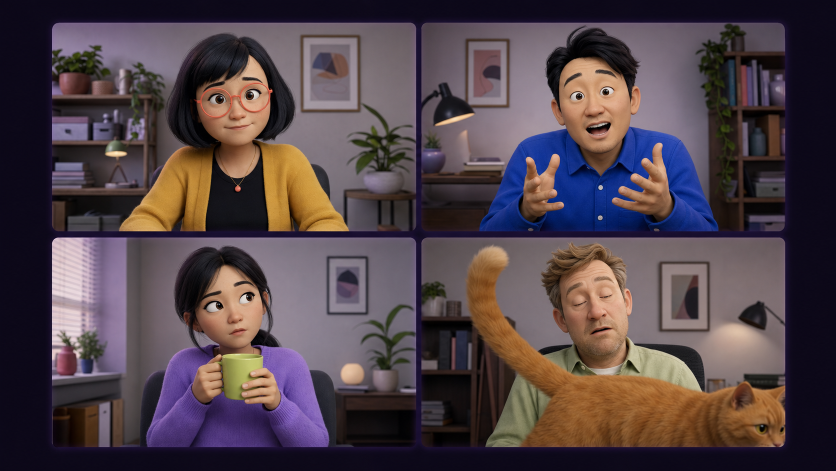
#> input picture assets/video/moodx-2min-16x9/scene-01.png, 1672 x 941 px (shown at 1/2 size); its folder holds 4 pictures in this run
$ python render_moodx_video_titles.py
#> lines starting #> are read from the running program, lines starting #| are printed output that depends on the picture
#!/usr/bin/env python3
"""Render portable scene-title overlays for the MoodX concept video."""

from pathlib import Path

from PIL import Image, ImageDraw, ImageFont


PROJECT_ROOT = Path(__file__).resolve().parents[1]
ASSET_DIR = PROJECT_ROOT / "assets" / "video" / "moodx-2min-16x9"
BUILD_DIR = PROJECT_ROOT / ".cache" / "moodx-video"
FONT_REGULAR = "/System/Library/Fonts/Supplemental/Arial.ttf"
FONT_BOLD = "/System/Library/Fonts/Supplemental/Arial Bold.ttf"

TITLES = (
    ("THE MEETING", "Monday, 9:00 AM"),
    ("THE CUE", "Facilitator controlled"),
    ("QUIET THINK", "45 seconds. One question."),
    ("THE CONTRIBUTION", "The risk nobody had heard"),
    ("THE PAYOFF", "Fun opens the door. Value follows."),
)


def render(index: int, title: str, subtitle: str) -> None:
#> called with index = 1, title = 'THE MEETING', subtitle = 'Monday, 9:00 AM'
    image = Image.open(ASSET_DIR / f"scene-{index:02}.png").convert("RGBA")
    image = image.resize((1920, 1080), Image.Resampling.LANCZOS)
#> image: PIL image 1920x1080 RGBA
    draw = ImageDraw.Draw(image, "RGBA")
    title_font = ImageFont.truetype(FONT_BOLD, 58)
    subtitle_font = ImageFont.truetype(FONT_REGULAR, 30)

    x, y = 72, 66
    title_box = draw.textbbox((0, 0), title, font=title_font)
#> title_box = (-1, 11, 398, 55)
    subtitle_box = draw.textbbox((0, 0), subtitle, font=subtitle_font)
#> subtitle_box = (0, 5, 261, 34)
    width = max(title_box[2], subtitle_box[2]) + 56
#> width = 454
    height = 132
    draw.rounded_rectangle(
        (x - 24, y - 18, x - 24 + width, y - 18 + height),
        radius=22,
        fill=(16, 12, 24, 205),
        outline=(198, 255, 92, 120),
        width=2,
    )
    draw.text((x, y), title, font=title_font, fill=(198, 255, 92, 255))
    draw.text((x, y + 67), subtitle, font=subtitle_font, fill=(247, 244, 255, 255))

    if index == 5:
        disclosure = "AI-generated concept imagery · Human review required"
        disclosure_font = ImageFont.truetype(FONT_REGULAR, 22)
        disclosure_box = draw.textbbox((0, 0), disclosure, font=disclosure_font)
        draw.rounded_rectangle(
            (1880 - disclosure_box[2] - 28, 1016, 1892, 1060),
            radius=12,
            fill=(16, 12, 24, 190),
        )
        draw.text(
            (1866 - disclosure_box[2], 1027),
            disclosure,
            font=disclosure_font,
            fill=(183, 174, 200, 255),
        )

    image.convert("RGB").save(BUILD_DIR / f"scene-title-{index:02}.jpg", quality=95)
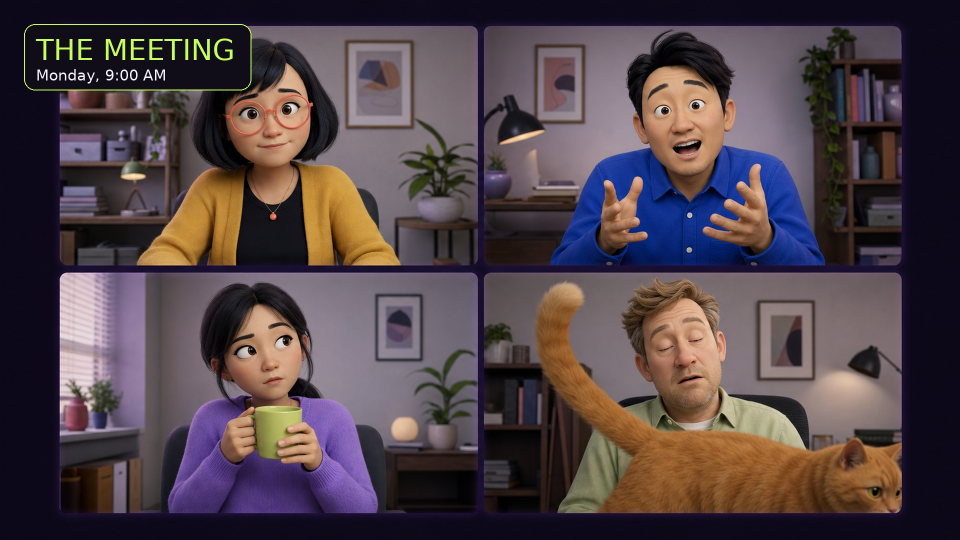
#> saved as scene-title-01.jpg: PIL image 1920x1080 RGB (shown at 1/2 size); mean R, G, B 80.1, 66.4, 71.6
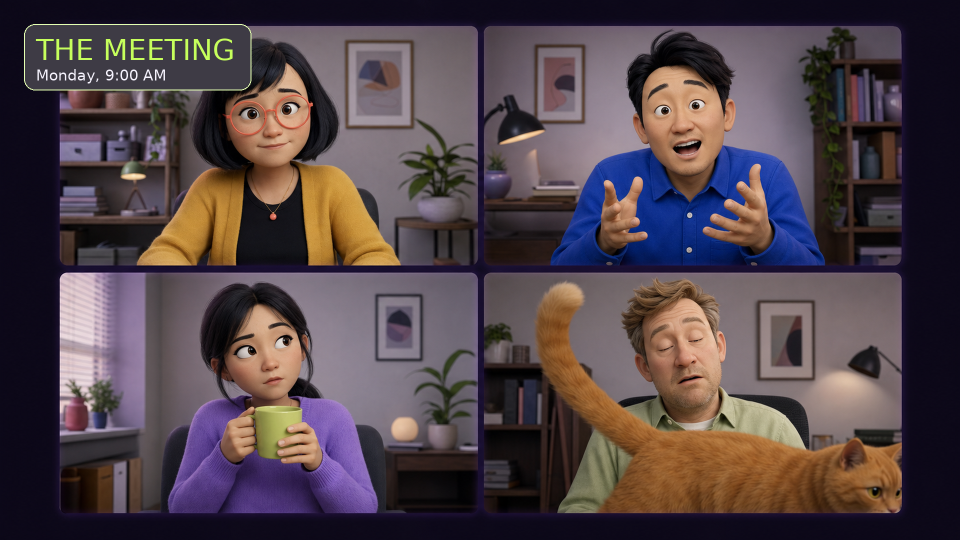
#> image: PIL image 1920x1080 RGBA (shown at 1/2 size); mean R, G, B, A 80.1, 66.4, 71.6, 253.6; transparent parts drawn white


def main() -> None:
    BUILD_DIR.mkdir(parents=True, exist_ok=True)
    for index, (title, subtitle) in enumerate(TITLES, start=1):
        render(index, title, subtitle)
#> pass 2 of the loop in main, `for index, (title, subtitle) in enumerate(TITLES, start=1):`:
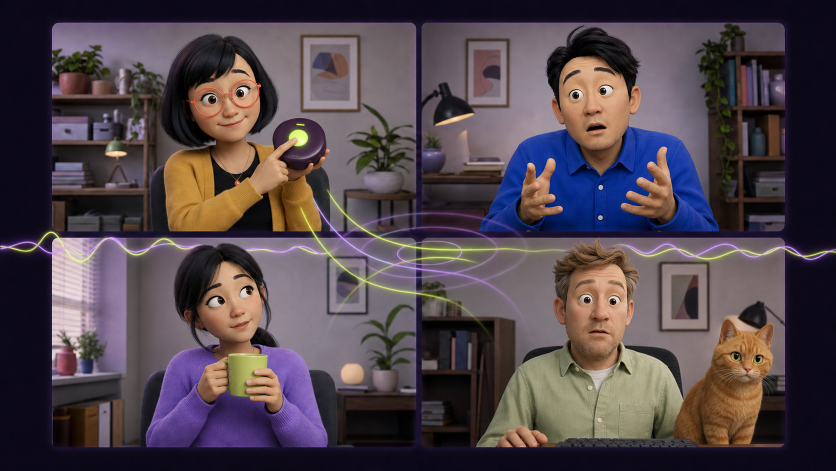
#> input picture assets/video/moodx-2min-16x9/scene-02.png, 1672 x 941 px (shown at 1/2 size)
#> title_box = (-1, 11, 254, 55)
#> subtitle_box = (0, 5, 306, 28)
#> width = 362
#> in render (call 2), `image.convert("RGB").save(BUILD_DIR / f"scene-title-{index:02}.jpg", q..`:
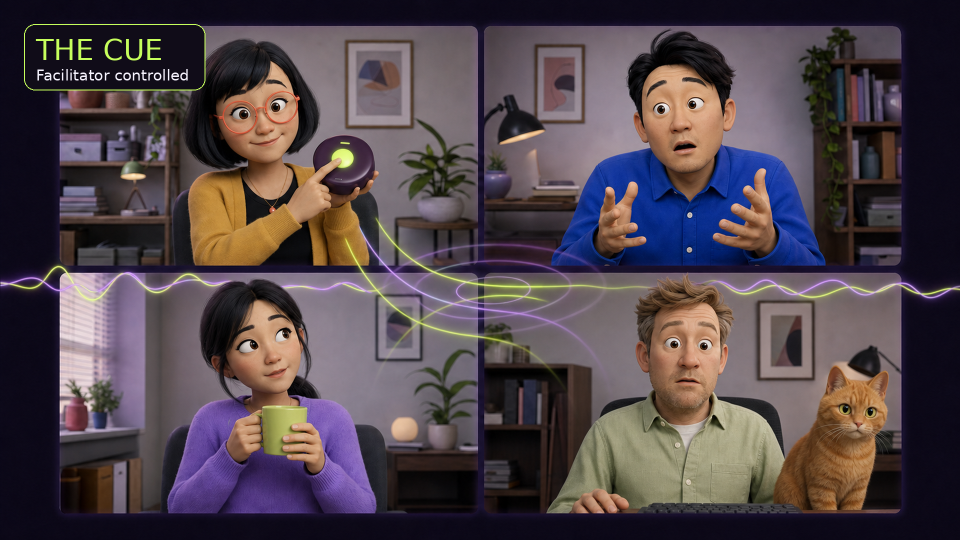
#> saved as scene-title-02.jpg: PIL image 1920x1080 RGB (shown at 1/2 size); mean R, G, B 79.9, 68.3, 74.3
#> in render (call 2), `image.convert("RGB").save(BUILD_DIR / f"scene-title-{index:02}.jpg", q..`:
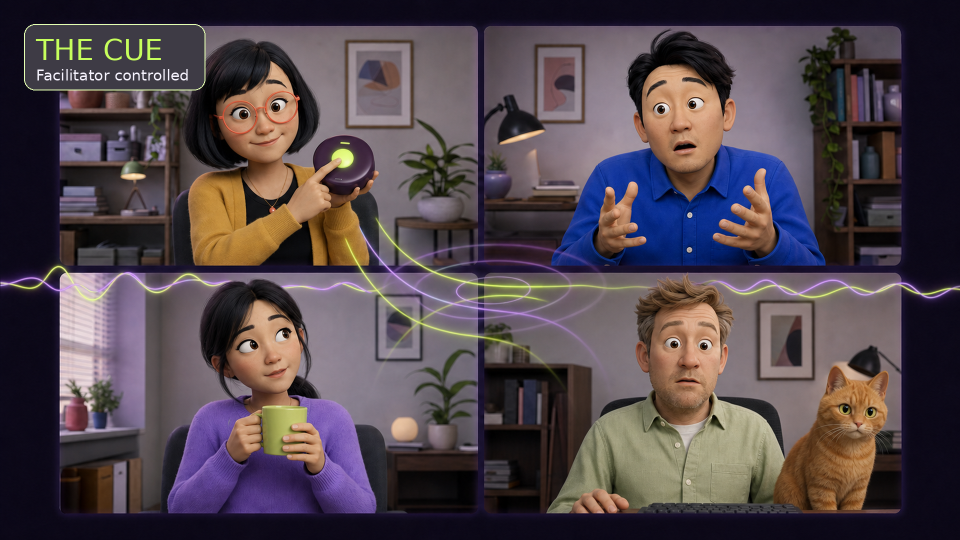
#> image: PIL image 1920x1080 RGBA (shown at 1/2 size); mean R, G, B, A 79.9, 68.3, 74.3, 253.9; transparent parts drawn white
#> pass 3 of the loop in main, `for index, (title, subtitle) in enumerate(TITLES, start=1):`:
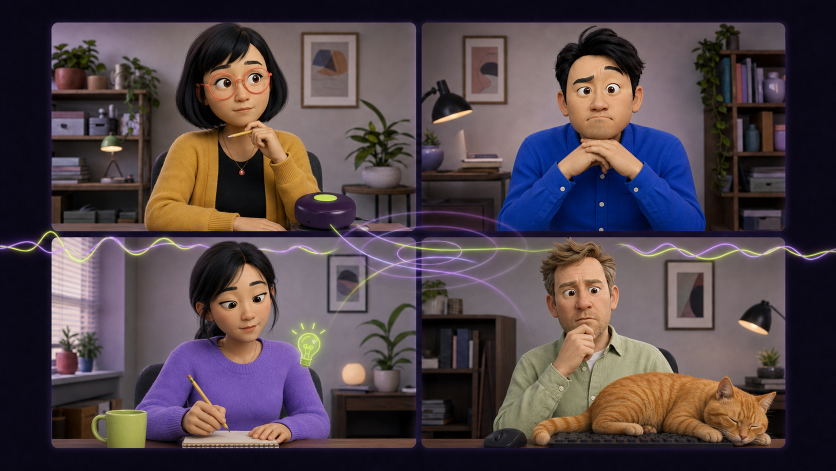
#> input picture assets/video/moodx-2min-16x9/scene-03.png, 1672 x 941 px (shown at 1/2 size)
#> title_box = (0, 11, 375, 61)
#> subtitle_box = (0, 5, 399, 34)
#> width = 455
#> in render (call 3), `image.convert("RGB").save(BUILD_DIR / f"scene-title-{index:02}.jpg", q..`:
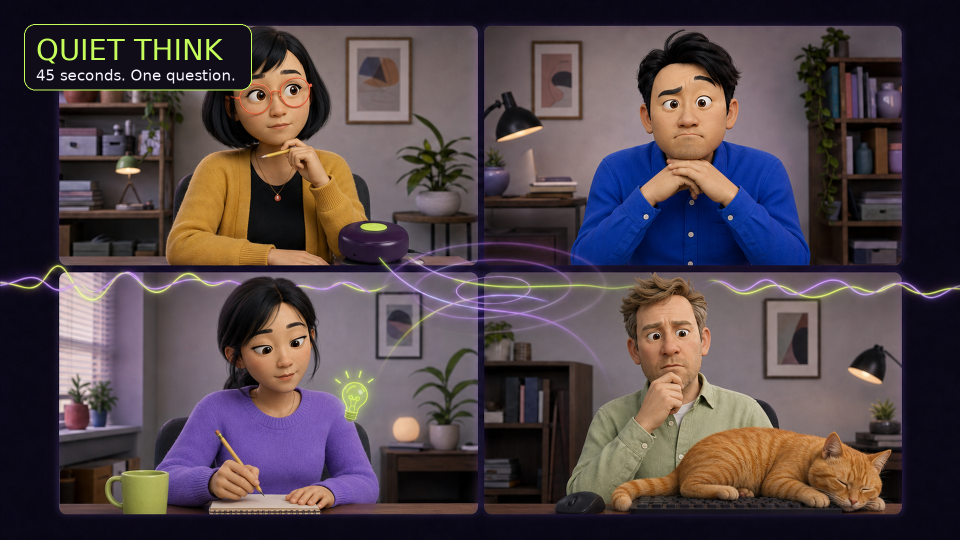
#> saved as scene-title-03.jpg: PIL image 1920x1080 RGB (shown at 1/2 size); mean R, G, B 79, 66.6, 71.1
#> in render (call 3), `image.convert("RGB").save(BUILD_DIR / f"scene-title-{index:02}.jpg", q..`:
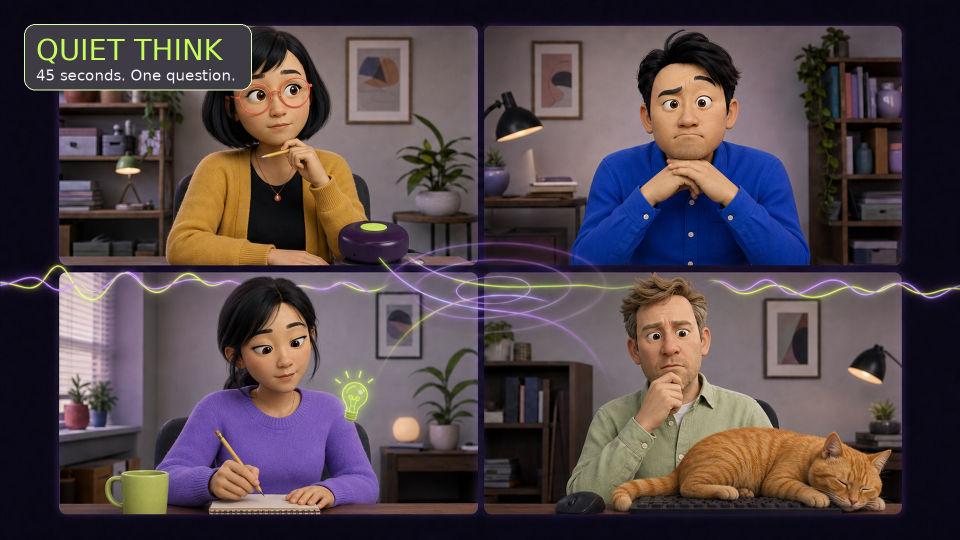
#> image: PIL image 1920x1080 RGBA (shown at 1/2 size); mean R, G, B, A 79, 66.6, 71.1, 253.6; transparent parts drawn white
#> the loop made 5 passes; the first 3 are shown


if __name__ == "__main__":
#> (the run stopped early here; a loop or call above may not have finished)
